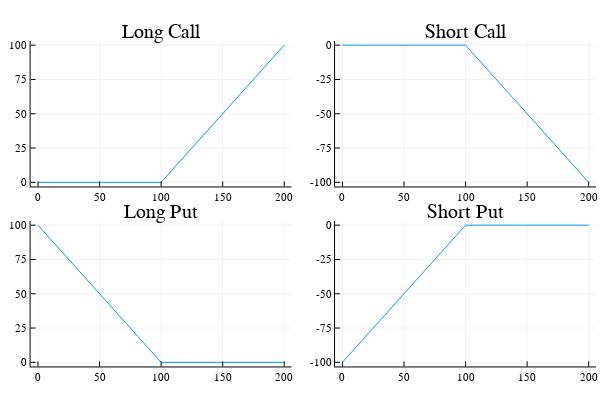

Write notebook code for a chart like this one.
### Markdown cell above
## PayOff Diagrams

### Code cell
using Plots
plotlyjs()

p1 = plot(StockPrice,LongCall,title = "Long Call")
p2 = plot(StockPrice,ShortCall,title = "Short Call")
p3 = plot(StockPrice,LongPut,title = "Long Put")
p4 = plot(StockPrice,ShortPut,title = "Short Put")
plot(p1,p2,p3,p4,layout=(2,2),legend=false)

### Figure 1 — Plotly figure (JSON) as saved in the notebook; plotly's stock layout.template omitted (floating-point values rounded to 4 significant figures)
{"data": [{"colorbar": {"title": ""}, "hoverinfo": "text", "legendgroup": "y1", "line": {"color": "rgba(0, 154, 250, 1.000)", "dash": "solid", "shape": "linear", "width": 1}, "mode": "lines", "name": "y1", "showlegend": true, "text": [null, null, null, null, null, null, null, null, null, null, null, null, null, null, null, null, null, null, null, null, null, null, null, null, null, null, null, null, null, null, null, null, null, null, null, null, null, null, null, null, null, null, null, null, null, null, null, null, null, null, null, null, null, null, null, null, null, null, null, null, null, null, null, null, null, null, null, null, null, null, null, null, null, null, null, null, null, null, null, null, null, null, null, null, null, null, null, null, null, null, null, null, null, null, null, null, null, null, null, null, null], "type": "scatter", "x": [0, 2, 4, 6, 8, 10, 12, 14, 16, 18, 20, 22, 24, 26, 28, 30, 32, 34, 36, 38, 40, 42, 44, 46, 48, 50, 52, 54, 56, 58, 60, 62, 64, 66, 68, 70, 72, 74, 76, 78, 80, 82, 84, 86, 88, 90, 92, 94, 96, 98, 100, 102, 104, 106, 108, 110, 112, 114, 116, 118, 120, 122, 124, 126, 128, 130, 132, 134, 136, 138, 140, 142, 144, 146, 148, 150, 152, 154, 156, 158, 160, 162, 164, 166, 168, 170, 172, 174, 176, 178, 180, 182, 184, 186, 188, 190, 192, 194, 196, 198, 200], "xaxis": "x1", "y": [0, 0, 0, 0, 0, 0, 0, 0, 0, 0, 0, 0, 0, 0, 0, 0, 0, 0, 0, 0, 0, 0, 0, 0, 0, 0, 0, 0, 0, 0, 0, 0, 0, 0, 0, 0, 0, 0, 0, 0, 0, 0, 0, 0, 0, 0, 0, 0, 0, 0, 0, 2, 4, 6, 8, 10, 12, 14, 16, 18, 20, 22, 24, 26, 28, 30, 32, 34, 36, 38, 40, 42, 44, 46, 48, 50, 52, 54, 56, 58, 60, 62, 64, 66, 68, 70, 72, 74, 76, 78, 80, 82, 84, 86, 88, 90, 92, 94, 96, 98, 100], "yaxis": "y1"}, {"colorbar": {"title": ""}, "hoverinfo": "text", "legendgroup": "y1", "line": {"color": "rgba(0, 154, 250, 1.000)", "dash": "solid", "shape": "linear", "width": 1}, "mode": "lines", "name": "y1", "showlegend": true, "text": [null, null, null, null, null, null, null, null, null, null, null, null, null, null, null, null, null, null, null, null, null, null, null, null, null, null, null, null, null, null, null, null, null, null, null, null, null, null, null, null, null, null, null, null, null, null, null, null, null, null, null, null, null, null, null, null, null, null, null, null, null, null, null, null, null, null, null, null, null, null, null, null, null, null, null, null, null, null, null, null, null, null, null, null, null, null, null, null, null, null, null, null, null, null, null, null, null, null, null, null, null], "type": "scatter", "x": [0, 2, 4, 6, 8, 10, 12, 14, 16, 18, 20, 22, 24, 26, 28, 30, 32, 34, 36, 38, 40, 42, 44, 46, 48, 50, 52, 54, 56, 58, 60, 62, 64, 66, 68, 70, 72, 74, 76, 78, 80, 82, 84, 86, 88, 90, 92, 94, 96, 98, 100, 102, 104, 106, 108, 110, 112, 114, 116, 118, 120, 122, 124, 126, 128, 130, 132, 134, 136, 138, 140, 142, 144, 146, 148, 150, 152, 154, 156, 158, 160, 162, 164, 166, 168, 170, 172, 174, 176, 178, 180, 182, 184, 186, 188, 190, 192, 194, 196, 198, 200], "xaxis": "x2", "y": [0, 0, 0, 0, 0, 0, 0, 0, 0, 0, 0, 0, 0, 0, 0, 0, 0, 0, 0, 0, 0, 0, 0, 0, 0, 0, 0, 0, 0, 0, 0, 0, 0, 0, 0, 0, 0, 0, 0, 0, 0, 0, 0, 0, 0, 0, 0, 0, 0, 0, 0, -2, -4, -6, -8, -10, -12, -14, -16, -18, -20, -22, -24, -26, -28, -30, -32, -34, -36, -38, -40, -42, -44, -46, -48, -50, -52, -54, -56, -58, -60, -62, -64, -66, -68, -70, -72, -74, -76, -78, -80, -82, -84, -86, -88, -90, -92, -94, -96, -98, -100], "yaxis": "y2"}, {"colorbar": {"title": ""}, "hoverinfo": "text", "legendgroup": "y1", "line": {"color": "rgba(0, 154, 250, 1.000)", "dash": "solid", "shape": "linear", "width": 1}, "mode": "lines", "name": "y1", "showlegend": true, "text": [null, null, null, null, null, null, null, null, null, null, null, null, null, null, null, null, null, null, null, null, null, null, null, null, null, null, null, null, null, null, null, null, null, null, null, null, null, null, null, null, null, null, null, null, null, null, null, null, null, null, null, null, null, null, null, null, null, null, null, null, null, null, null, null, null, null, null, null, null, null, null, null, null, null, null, null, null, null, null, null, null, null, null, null, null, null, null, null, null, null, null, null, null, null, null, null, null, null, null, null, null], "type": "scatter", "x": [0, 2, 4, 6, 8, 10, 12, 14, 16, 18, 20, 22, 24, 26, 28, 30, 32, 34, 36, 38, 40, 42, 44, 46, 48, 50, 52, 54, 56, 58, 60, 62, 64, 66, 68, 70, 72, 74, 76, 78, 80, 82, 84, 86, 88, 90, 92, 94, 96, 98, 100, 102, 104, 106, 108, 110, 112, 114, 116, 118, 120, 122, 124, 126, 128, 130, 132, 134, 136, 138, 140, 142, 144, 146, 148, 150, 152, 154, 156, 158, 160, 162, 164, 166, 168, 170, 172, 174, 176, 178, 180, 182, 184, 186, 188, 190, 192, 194, 196, 198, 200], "xaxis": "x3", "y": [100, 98, 96, 94, 92, 90, 88, 86, 84, 82, 80, 78, 76, 74, 72, 70, 68, 66, 64, 62, 60, 58, 56, 54, 52, 50, 48, 46, 44, 42, 40, 38, 36, 34, 32, 30, 28, 26, 24, 22, 20, 18, 16, 14, 12, 10, 8, 6, 4, 2, 0, 0, 0, 0, 0, 0, 0, 0, 0, 0, 0, 0, 0, 0, 0, 0, 0, 0, 0, 0, 0, 0, 0, 0, 0, 0, 0, 0, 0, 0, 0, 0, 0, 0, 0, 0, 0, 0, 0, 0, 0, 0, 0, 0, 0, 0, 0, 0, 0, 0, 0], "yaxis": "y3"}, {"colorbar": {"title": ""}, "hoverinfo": "text", "legendgroup": "y1", "line": {"color": "rgba(0, 154, 250, 1.000)", "dash": "solid", "shape": "linear", "width": 1}, "mode": "lines", "name": "y1", "showlegend": true, "text": [null, null, null, null, null, null, null, null, null, null, null, null, null, null, null, null, null, null, null, null, null, null, null, null, null, null, null, null, null, null, null, null, null, null, null, null, null, null, null, null, null, null, null, null, null, null, null, null, null, null, null, null, null, null, null, null, null, null, null, null, null, null, null, null, null, null, null, null, null, null, null, null, null, null, null, null, null, null, null, null, null, null, null, null, null, null, null, null, null, null, null, null, null, null, null, null, null, null, null, null, null], "type": "scatter", "x": [0, 2, 4, 6, 8, 10, 12, 14, 16, 18, 20, 22, 24, 26, 28, 30, 32, 34, 36, 38, 40, 42, 44, 46, 48, 50, 52, 54, 56, 58, 60, 62, 64, 66, 68, 70, 72, 74, 76, 78, 80, 82, 84, 86, 88, 90, 92, 94, 96, 98, 100, 102, 104, 106, 108, 110, 112, 114, 116, 118, 120, 122, 124, 126, 128, 130, 132, 134, 136, 138, 140, 142, 144, 146, 148, 150, 152, 154, 156, 158, 160, 162, 164, 166, 168, 170, 172, 174, 176, 178, 180, 182, 184, 186, 188, 190, 192, 194, 196, 198, 200], "xaxis": "x4", "y": [-100, -98, -96, -94, -92, -90, -88, -86, -84, -82, -80, -78, -76, -74, -72, -70, -68, -66, -64, -62, -60, -58, -56, -54, -52, -50, -48, -46, -44, -42, -40, -38, -36, -34, -32, -30, -28, -26, -24, -22, -20, -18, -16, -14, -12, -10, -8, -6, -4, -2, 0, 0, 0, 0, 0, 0, 0, 0, 0, 0, 0, 0, 0, 0, 0, 0, 0, 0, 0, 0, 0, 0, 0, 0, 0, 0, 0, 0, 0, 0, 0, 0, 0, 0, 0, 0, 0, 0, 0, 0, 0, 0, 0, 0, 0, 0, 0, 0, 0, 0, 0], "yaxis": "y4"}], "layout": {"annotations": [{"font": {"color": "rgba(0, 0, 0, 1.000)", "family": "sans-serif", "size": 20}, "rotation": 0, "showarrow": false, "text": "Long Call", "x": 0.2685, "xanchor": "center", "xref": "paper", "y": 1, "yanchor": "top", "yref": "paper"}, {"font": {"color": "rgba(0, 0, 0, 1.000)", "family": "sans-serif", "size": 20}, "rotation": 0, "showarrow": false, "text": "Short Call", "x": 0.7759, "xanchor": "center", "xref": "paper", "y": 1, "yanchor": "top", "yref": "paper"}, {"font": {"color": "rgba(0, 0, 0, 1.000)", "family": "sans-serif", "size": 20}, "rotation": 0, "showarrow": false, "text": "Long Put", "x": 0.2685, "xanchor": "center", "xref": "paper", "y": 0.5, "yanchor": "top", "yref": "paper"}, {"font": {"color": "rgba(0, 0, 0, 1.000)", "family": "sans-serif", "size": 20}, "rotation": 0, "showarrow": false, "text": "Short Put", "x": 0.7759, "xanchor": "center", "xref": "paper", "y": 0.5, "yanchor": "top", "yref": "paper"}], "height": 400, "margin": {"b": 20, "l": 0, "r": 0, "t": 20}, "paper_bgcolor": "rgba(255, 255, 255, 1.000)", "plot_bgcolor": "rgba(255, 255, 255, 1.000)", "showlegend": false, "width": 600, "xaxis1": {"anchor": "y1", "domain": [0.05101, 0.486], "gridcolor": "rgba(0, 0, 0, 0.100)", "gridwidth": 0.5, "linecolor": "rgba(0, 0, 0, 1.000)", "mirror": false, "range": [-6, 206], "showgrid": true, "showline": true, "showticklabels": true, "tickangle": 0, "tickcolor": "rgb(0, 0, 0)", "tickfont": {"color": "rgba(0, 0, 0, 1.000)", "family": "sans-serif", "size": 11}, "tickmode": "array", "ticks": "inside", "ticktext": ["0", "50", "100", "150", "200"], "tickvals": [0, 50, 100, 150, 200], "title": "", "titlefont": {"color": "rgba(0, 0, 0, 1.000)", "family": "sans-serif", "size": 15}, "type": "-", "visible": true, "zeroline": false, "zerolinecolor": "rgba(0, 0, 0, 1.000)"}, "xaxis2": {"anchor": "y2", "domain": [0.5584, 0.9934], "gridcolor": "rgba(0, 0, 0, 0.100)", "gridwidth": 0.5, "linecolor": "rgba(0, 0, 0, 1.000)", "mirror": false, "range": [-6, 206], "showgrid": true, "showline": true, "showticklabels": true, "tickangle": 0, "tickcolor": "rgb(0, 0, 0)", "tickfont": {"color": "rgba(0, 0, 0, 1.000)", "family": "sans-serif", "size": 11}, "tickmode": "array", "ticks": "inside", "ticktext": ["0", "50", "100", "150", "200"], "tickvals": [0, 50, 100, 150, 200], "title": "", "titlefont": {"color": "rgba(0, 0, 0, 1.000)", "family": "sans-serif", "size": 15}, "type": "-", "visible": true, "zeroline": false, "zerolinecolor": "rgba(0, 0, 0, 1.000)"}, "xaxis3": {"anchor": "y3", "domain": [0.05101, 0.486], "gridcolor": "rgba(0, 0, 0, 0.100)", "gridwidth": 0.5, "linecolor": "rgba(0, 0, 0, 1.000)", "mirror": false, "range": [-6, 206], "showgrid": true, "showline": true, "showticklabels": true, "tickangle": 0, "tickcolor": "rgb(0, 0, 0)", "tickfont": {"color": "rgba(0, 0, 0, 1.000)", "family": "sans-serif", "size": 11}, "tickmode": "array", "ticks": "inside", "ticktext": ["0", "50", "100", "150", "200"], "tickvals": [0, 50, 100, 150, 200], "title": "", "titlefont": {"color": "rgba(0, 0, 0, 1.000)", "family": "sans-serif", "size": 15}, "type": "-", "visible": true, "zeroline": false, "zerolinecolor": "rgba(0, 0, 0, 1.000)"}, "xaxis4": {"anchor": "y4", "domain": [0.5584, 0.9934], "gridcolor": "rgba(0, 0, 0, 0.100)", "gridwidth": 0.5, "linecolor": "rgba(0, 0, 0, 1.000)", "mirror": false, "range": [-6, 206], "showgrid": true, "showline": true, "showticklabels": true, "tickangle": 0, "tickcolor": "rgb(0, 0, 0)", "tickfont": {"color": "rgba(0, 0, 0, 1.000)", "family": "sans-serif", "size": 11}, "tickmode": "array", "ticks": "inside", "ticktext": ["0", "50", "100", "150", "200"], "tickvals": [0, 50, 100, 150, 200], "title": "", "titlefont": {"color": "rgba(0, 0, 0, 1.000)", "family": "sans-serif", "size": 15}, "type": "-", "visible": true, "zeroline": false, "zerolinecolor": "rgba(0, 0, 0, 1.000)"}, "yaxis1": {"anchor": "x1", "domain": [0.5376, 0.9415], "gridcolor": "rgba(0, 0, 0, 0.100)", "gridwidth": 0.5, "linecolor": "rgba(0, 0, 0, 1.000)", "mirror": false, "range": [-3, 103], "showgrid": true, "showline": true, "showticklabels": true, "tickangle": 0, "tickcolor": "rgb(0, 0, 0)", "tickfont": {"color": "rgba(0, 0, 0, 1.000)", "family": "sans-serif", "size": 11}, "tickmode": "array", "ticks": "inside", "ticktext": ["0", "25", "50", "75", "100"], "tickvals": [0, 25, 50, 75, 100], "title": "", "titlefont": {"color": "rgba(0, 0, 0, 1.000)", "family": "sans-serif", "size": 15}, "type": "-", "visible": true, "zeroline": false, "zerolinecolor": "rgba(0, 0, 0, 1.000)"}, "yaxis2": {"anchor": "x2", "domain": [0.5376, 0.9415], "gridcolor": "rgba(0, 0, 0, 0.100)", "gridwidth": 0.5, "linecolor": "rgba(0, 0, 0, 1.000)", "mirror": false, "range": [-103, 3], "showgrid": true, "showline": true, "showticklabels": true, "tickangle": 0, "tickcolor": "rgb(0, 0, 0)", "tickfont": {"color": "rgba(0, 0, 0, 1.000)", "family": "sans-serif", "size": 11}, "tickmode": "array", "ticks": "inside", "ticktext": ["-100", "-75", "-50", "-25", "0"], "tickvals": [-100, -75, -50, -25, 0], "title": "", "titlefont": {"color": "rgba(0, 0, 0, 1.000)", "family": "sans-serif", "size": 15}, "type": "-", "visible": true, "zeroline": false, "zerolinecolor": "rgba(0, 0, 0, 1.000)"}, "yaxis3": {"anchor": "x3", "domain": [0.03762, 0.4415], "gridcolor": "rgba(0, 0, 0, 0.100)", "gridwidth": 0.5, "linecolor": "rgba(0, 0, 0, 1.000)", "mirror": false, "range": [-3, 103], "showgrid": true, "showline": true, "showticklabels": true, "tickangle": 0, "tickcolor": "rgb(0, 0, 0)", "tickfont": {"color": "rgba(0, 0, 0, 1.000)", "family": "sans-serif", "size": 11}, "tickmode": "array", "ticks": "inside", "ticktext": ["0", "25", "50", "75", "100"], "tickvals": [0, 25, 50, 75, 100], "title": "", "titlefont": {"color": "rgba(0, 0, 0, 1.000)", "family": "sans-serif", "size": 15}, "type": "-", "visible": true, "zeroline": false, "zerolinecolor": "rgba(0, 0, 0, 1.000)"}, "yaxis4": {"anchor": "x4", "domain": [0.03762, 0.4415], "gridcolor": "rgba(0, 0, 0, 0.100)", "gridwidth": 0.5, "linecolor": "rgba(0, 0, 0, 1.000)", "mirror": false, "range": [-103, 3], "showgrid": true, "showline": true, "showticklabels": true, "tickangle": 0, "tickcolor": "rgb(0, 0, 0)", "tickfont": {"color": "rgba(0, 0, 0, 1.000)", "family": "sans-serif", "size": 11}, "tickmode": "array", "ticks": "inside", "ticktext": ["-100", "-75", "-50", "-25", "0"], "tickvals": [-100, -75, -50, -25, 0], "title": "", "titlefont": {"color": "rgba(0, 0, 0, 1.000)", "family": "sans-serif", "size": 15}, "type": "-", "visible": true, "zeroline": false, "zerolinecolor": "rgba(0, 0, 0, 1.000)"}}}
